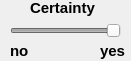
        <widget class="QFrame" name="frame_7">
         <property name="geometry">
          <rect>
           <x>20</x>
           <y>190</y>
           <width>131</width>
           <height>61</height>
          </rect>
         </property>
         <property name="font">
          <font>
           <family>Segoe UI</family>
          </font>
         </property>
         <property name="styleSheet">
          <string notr="true"/>
         </property>
         <property name="frameShape">
          <enum>QFrame::NoFrame</enum>
         </property>
         <property name="frameShadow">
          <enum>QFrame::Raised</enum>
         </property>
         <widget class="QSlider" name="slider_certainty">
          <property name="enabled">
           <bool>false</bool>
          </property>
          <property name="geometry">
           <rect>
            <x>10</x>
            <y>20</y>
            <width>111</width>
            <height>22</height>
           </rect>
          </property>
          <property name="font">
           <font>
            <family>Segoe UI</family>
           </font>
          </property>
          <property name="maximum">
           <number>1</number>
          </property>
          <property name="value">
           <number>1</number>
          </property>
          <property name="orientation">
           <enum>Qt::Horizontal</enum>
          </property>
         </widget>
         <widget class="QLabel" name="label_19">
          <property name="geometry">
           <rect>
            <x>30</x>
            <y>0</y>
            <width>71</width>
            <height>16</height>
           </rect>
          </property>
          <property name="font">
           <font>
            <family>Segoe UI</family>
            <pointsize>11</pointsize>
            <bold>true</bold>
           </font>
          </property>
          <property name="text">
           <string>Certainty</string>
          </property>
         </widget>
         <widget class="QLabel" name="label_20">
          <property name="geometry">
           <rect>
            <x>10</x>
            <y>40</y>
            <width>31</width>
            <height>21</height>
           </rect>
          </property>
          <property name="font">
           <font>
            <family>Segoe UI</family>
            <pointsize>11</pointsize>
            <bold>true</bold>
           </font>
          </property>
          <property name="text">
           <string>no</string>
          </property>
         </widget>
         <widget class="QLabel" name="label_21">
          <property name="geometry">
           <rect>
            <x>100</x>
            <y>40</y>
            <width>31</width>
            <height>21</height>
           </rect>
          </property>
          <property name="font">
           <font>
            <family>Segoe UI</family>
            <pointsize>11</pointsize>
            <bold>true</bold>
           </font>
          </property>
          <property name="text">
           <string>yes</string>
          </property>
         </widget>
        </widget>
